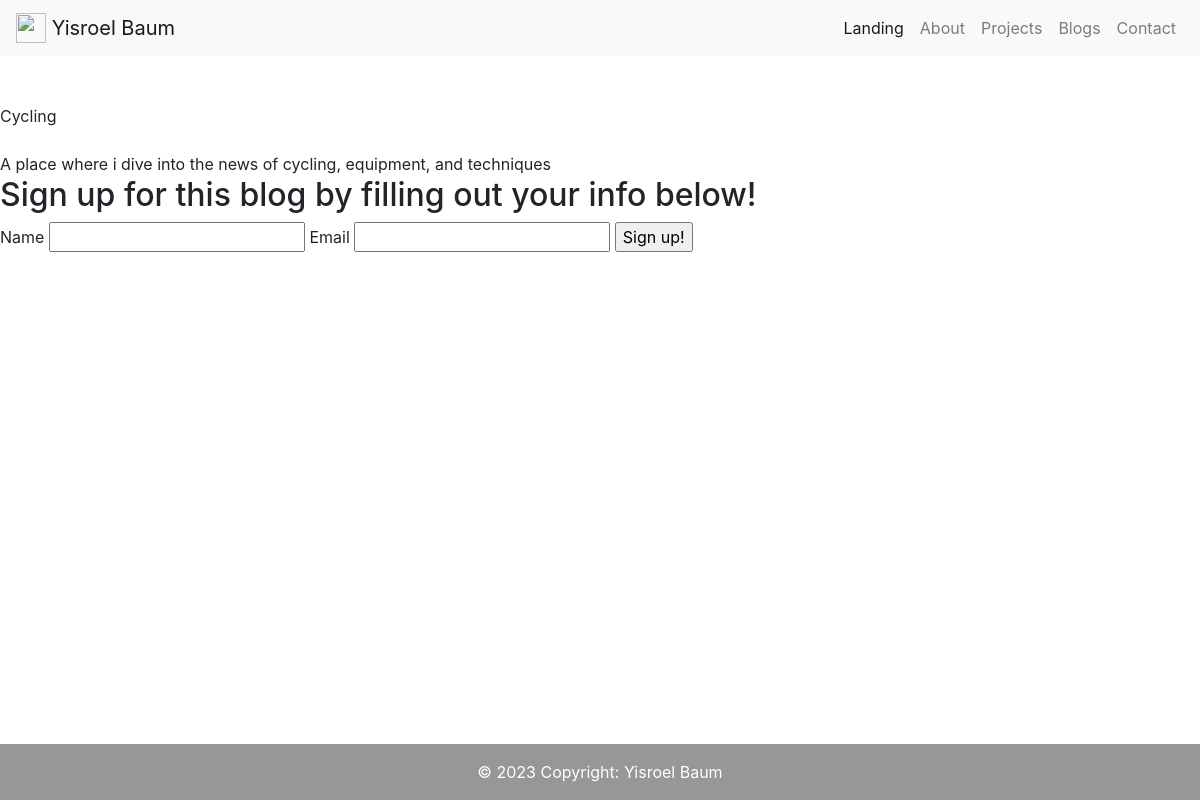
The page /blog/1 on the database its author committed.
### portfolio/models.py (models this page shows, shortened)
class Blog(portfolio.Model):
    id          = portfolio.Column(portfolio.Integer, primary_key=True)
    name        = portfolio.Column(portfolio.String(64), nullable=False)
    description = portfolio.Column(portfolio.String(200), nullable=False)
    img         = portfolio.Column(portfolio.String(200), default='static/default_pic.jpg')

### portfolio/routes.py (the view, shortened to what this page needs)
@app.route('/blog/<int:blog_id>')
def ind_blog(blog_id):
    blog = Blog.query.filter_by(id=blog_id).first()
    blog_form = BlogSignUpForm()
    user = User.query.filter_by(email=blog_form.email.data).first()
    return render_template('ind_blog.html', blog=blog, blog_form=blog_form)

### portfolio/forms.py
class BlogSignUpForm(FlaskForm):
    name   = StringField('Name', validators=[DataRequired()])
    email  = EmailField('Email', validators=[DataRequired()])
    blog   = SelectField('Blog', choices=[blog.name for blog in list_of_blogs])
    submit = SubmitField('Sign up!')

### portfolio/templates/ind_blog.html (shortened to what this page needs)
{% extends 'base.html' %}
{% block content %}
    {{ blog.img }}<br><br>
    {{ blog.name }}<br><br>
    {{ blog.description }}
    <form method="post" action="" enctype="multipart/form-data">
        <h2>Sign up for this blog by filling out your info below!</h2>
        {{ blog_form.name.label }}
        {{ blog_form.name() }}
        {{ blog_form.email.label }}
        {{ blog_form.email() }}
        {{ blog_form.submit() }}
    </form>
{% endblock content %}

### rows shown on the page
Blog: name "Cycling", description "A place where i dive into the news of cycling, equipment, and techniques"

### other values the page prints
{{ blog_form.name.label }} "Name"
{{ blog_form.email.label }} "Email"
